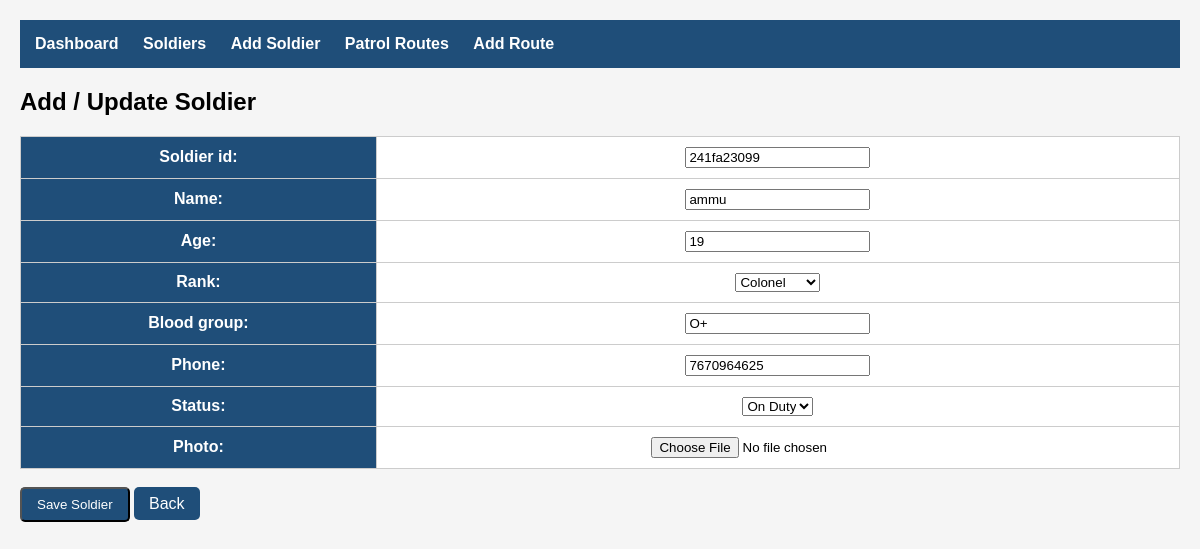
Page /soldier/4/edit/ on the committed database.
### patrol/models.py (models this page shows, shortened)
class Soldier(models.Model):
    RANK_CHOICES = [
        ('General', 'General'),
        ('Colonel', 'Colonel'),
        ('Major', 'Major'),
        ('Captain', 'Captain'),
        ('Lieutenant', 'Lieutenant'),
        ('Soldier', 'Soldier'),
    ]
    STATUS_CHOICES = [
        ('On Duty', 'On Duty'),
        ('Leave', 'Leave'),
    ]
    soldier_id = models.CharField(max_length=20, unique=True)
    name = models.CharField(max_length=100)
    age = models.IntegerField()
    rank = models.CharField(max_length=20, choices=RANK_CHOICES)
    posting = models.CharField(max_length=100, blank=True)
    blood_group = models.CharField(max_length=5)
    phone = models.CharField(max_length=15)
    status = models.CharField(max_length=20, choices=STATUS_CHOICES)
    photo = models.ImageField(upload_to='soldiers/', blank=True, null=True)

### patrol/views.py (the view)
# urls.py: path('soldier/<int:pk>/edit/', SoldierUpdateView.as_view(), name='soldier_edit'),
class SoldierUpdateView(UpdateView):
    model = Soldier
    fields = [
        "soldier_id",
        "name",
        "age",
        "rank",
        "blood_group",
        "phone",
        "status",
        "photo",
    ]
    template_name = "add_soldier.html"
    success_url = reverse_lazy("soldier_list")

### templates/add_soldier.html (shortened to what this page needs)
{% extends 'base.html' %}
{% block content %}
<h2>Add / Update Soldier</h2>
<form method="POST" enctype="multipart/form-data">
    <table>
        {{ form.as_table }}
    </table>
    <br>
    <button type="submit" class="btn">Save Soldier</button>
    <a href="/" class="btn">Back</a>
</form>
{% endblock %}

### templates/base.html (style rules this page uses)
body { font-family: Arial, sans-serif; margin:20px; background:#f5f5f5; }
table { width:100%; border-collapse:collapse; margin-top:20px; background:white; }
th,td { border:1px solid #ccc; padding:10px; text-align:center; }
th { background:#1f4e79; color:white; }
.btn { padding:8px 15px; background:#1f4e79; color:white; text-decoration:none; border-radius:5px; }

### rows in the picture
Soldier: soldier_id "241fa23099", name "ammu", age "19", rank "Colonel", blood_group "O+", phone "7670964625", status "On Duty"
